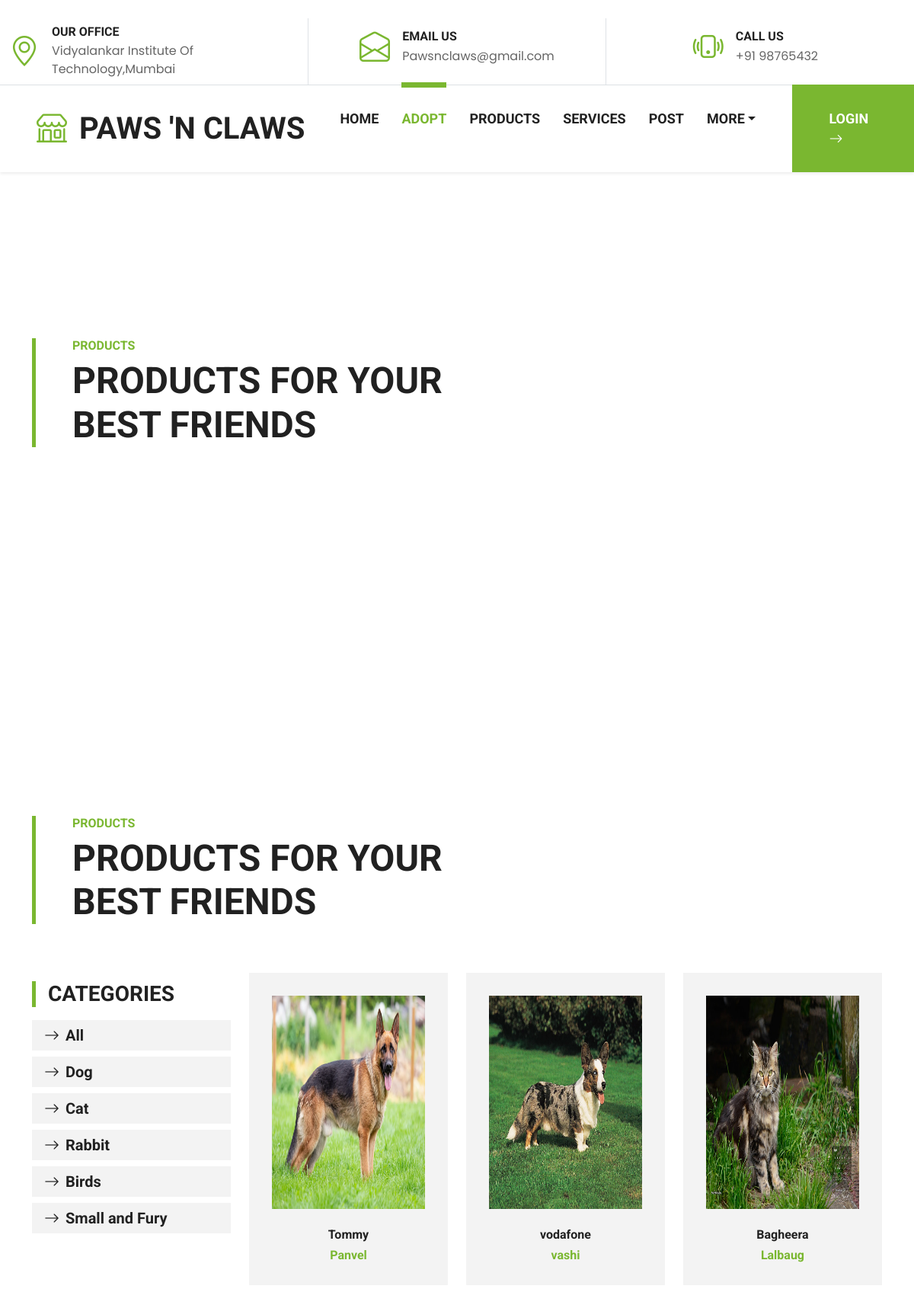
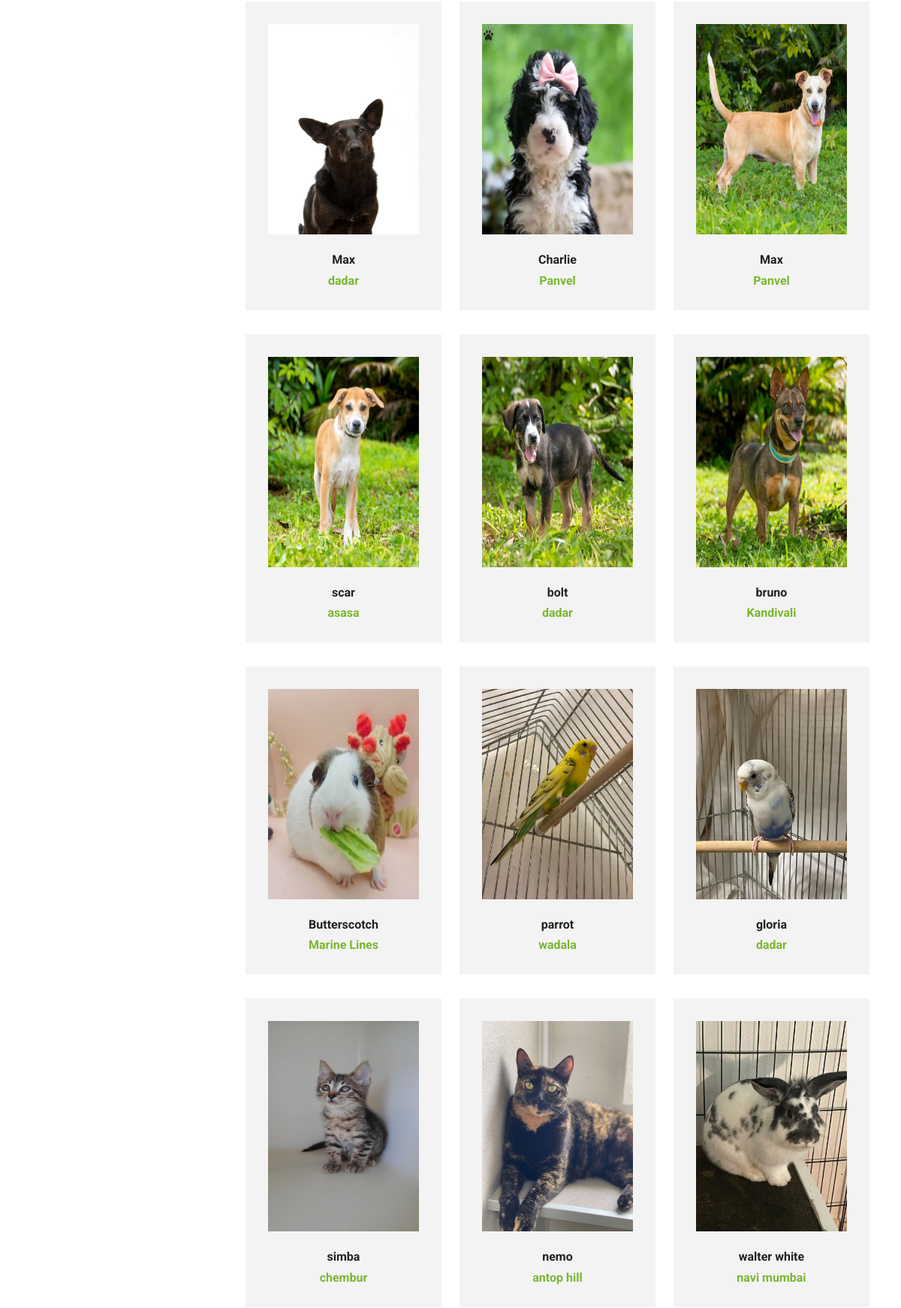
/adopt/ (upper part), run on the app's committed database (2 pictures, top to bottom).
### app/models.py (models this page shows, shortened)
class pet_Category(models.Model):
    name = models.CharField(max_length=150)

class Adopt(models.Model):
    GENDER_CHOICES = (
        ('M' , 'Male'),
        ('F' , 'Female'),
    )
    yes_no_choices=(
        ('y','Yes'),
        ('n','No'),
    )
    age_choices = (
        ('p','Puppyhood'),
        ('a','Adolescence'),
        ('ad','Adulthood'),
        ('s','Senior'),
    )
    available_choices = (
        ('y','Yes'),
        ('in','Inprocess'),
        ('n','No'),
    )
    petCategory = models.ForeignKey(pet_Category,on_delete=models.CASCADE,null=True)
    Breed = models.ForeignKey(breed_Category, on_delete=models.CASCADE, null=True)
    name = models.CharField(max_length=100)
    image = models.ImageField(upload_to='ecomerce/adopt_img/',null=True,blank=True)
    gender = models.CharField(max_length=1, choices=GENDER_CHOICES)
    location = models.CharField(max_length=10000)
    age = models.CharField(max_length=2, choices=age_choices)
    vacinated = models.CharField(max_length=1, choices=yes_no_choices)
    vaccineinfo = models.CharField(max_length=100 , default='DHPP')
    neutered_or_spayed = models.CharField(max_length=1, choices=yes_no_choices)
    contact_info = models.IntegerField(default='987654321')
    good_with_dogs = models.CharField(max_length=1, choices=yes_no_choices,default='y')
    good_with_kids = models.CharField(max_length=1, choices=yes_no_choices)
    shots_upto_date = models.CharField(max_length=1, choices=yes_no_choices)
    needs_loving_adopter = models.CharField(max_length=1, choices=yes_no_choices,default='y')
    is_available = models.CharField(max_length=100 ,default='yes')

### pet_adoption/views.py (the view)
# urls.py: path('adopt/',views.adopt,name='adopt'),
def adopt(request):
    adopt = Adopt.objects.all()
    category = pet_Category.objects.all()
    categoryID = request.GET.get('category')
    if categoryID:
       adopt = Adopt.objects.filter(petCategory=categoryID).order_by('-id')
    else:
        adopt = Adopt.objects.all()
    context = {
        'adopt' : adopt,
        'category': category,
    }
    return render(request,'adopt.html' , context)

### templates/adopt.html (shortened to what this page needs)
{% extends 'master.html' %}
{% block body %}
    <div class="container-fluid py-5">
        <div class="container">
            <div class="border-start border-5 border-primary ps-5 mb-5" style="max-width: 600px;">
                <h6 class="text-primary text-uppercase">Products</h6>
                <h1 class="display-5 text-uppercase mb-0">Products For Your Best Friends</h1>
            </div>
        </div>
    </div>
    <div class="container-fluid py-5">
        <div class="container">
            <div class="border-start border-5 border-primary ps-5 mb-5" style="max-width: 600px;">
                <h6 class="text-primary text-uppercase">Products</h6>
                <h1 class="display-5 text-uppercase mb-0" style="er{color:blue}">Products For Your Best Friends</h1>
            </div>
            <div class="row">
             <div class="col-lg-3">
                <div class="mb-5">
                    <h3 class="text-uppercase border-start border-5 border-primary ps-3 mb-224" style="margin-bottom: 1.1rem;">Categories</h3>
                    <div class="d-flex flex-column justify-content-start">
                        <a class="h5 bg-light py-2 px-3 mb-2" href="{% url 'adopt' %}"><i class="bi bi-arrow-right me-2"></i>All</a>
                        {% for cat in category %}
                        <a class="h5 bg-light py-2 px-3 mb-2" href="/adopt/?category={{cat.id}}"><i class="bi bi-arrow-right me-2"></i>{{cat.name}}</a>
                        {% endfor %}
                    </div>
                </div>
             </div>
             <div class="col-lg-9">
                <div class="row">
                    {% for adopt in adopt %}
                <div class="col-lg-4 my-3">
                    <div class="product-item position-relative bg-light d-flex flex-column text-center">
                        <img class="img-fluid mb-4" src="/{{adopt.image}}" alt="" style="height: 280px; width:230px" hover:>
                        <h6 class="text-Camelcase">{{adopt.name}}</h6>
                        <h6 class="text-primary mb-0">{{adopt.location}}</h6>
                    </div>
                </div>
                {% endfor %}
            </div>
             </div>
            </div>
        </div>
    </div>
{% endblock %}

### static/css/style.login.css (style rules this page uses)
.container { max-width: 440px; padding: 0 20px; margin: 170px auto; }

### static/css/style.css (style rules this page uses)
:root { --primary: #7AB730; --secondary: #FFD33C; --light: #F3F3F3; --dark: #212121; }
.product-item { padding: 30px; }

### data on the page
pet_Category: name "Dog"
pet_Category: name "Cat"
pet_Category: name "Rabbit"
pet_Category: name "Birds"
pet_Category: name "Small and Fury"
Adopt: image (picture), name "Tommy", location "Panvel"
Adopt: image (picture), name "vodafone", location "vashi"
Adopt: image (picture), name "Bagheera", location "Lalbaug"
Adopt: image (picture), name "Max", location "dadar"
Adopt: image (picture), name "Charlie", location "Panvel"
Adopt: image (picture), name "Max", location "Panvel"
Adopt: image (picture), name "scar", location "asasa"
Adopt: image (picture), name "bolt", location "dadar"
Adopt: image (picture), name "bruno", location "Kandivali"
Adopt: image (picture), name "Butterscotch", location "Marine Lines"
Adopt: image (picture), name "parrot", location "wadala"
Adopt: image (picture), name "gloria", location "dadar"
Adopt: image (picture), name "simba", location "chembur"
Adopt: image (picture), name "nemo", location "antop hill"
Adopt: image (picture), name "walter white", location "navi mumbai"
